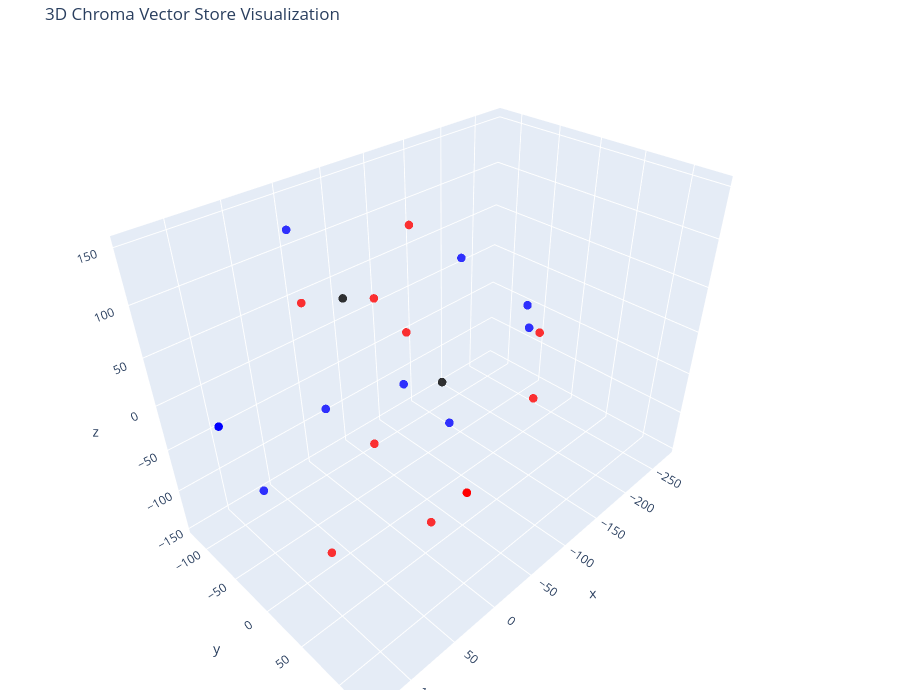

The cell this chart's notebook holds for it:
### Code cell
# Let's try 3D!
tsne = TSNE(n_components=3, random_state=42, perplexity=5)
reduced_vectors = tsne.fit_transform(vectors)

# Create the 3D scatter plot
fig = go.Figure(data=[go.Scatter3d(
    x=reduced_vectors[:, 0],
    y=reduced_vectors[:, 1],
    z=reduced_vectors[:, 2],
    mode='markers',
    marker=dict(size=5, color=colors, opacity=0.8),
    text=[f"Type: {t}<br>Text: {d[:100]}..." for t, d in zip(doc_types, documents)],
    hoverinfo='text'
)])

fig.update_layout(
    title='3D Chroma Vector Store Visualization',
    scene=dict(xaxis_title='x', yaxis_title='y', zaxis_title='z'),
    width=900,
    height=700,
    margin=dict(r=20, b=10, l=10, t=40)
)

fig.show()

### Figure 1 — Plotly figure (JSON) as saved in the notebook; plotly's stock layout.template omitted (floating-point values rounded to 4 significant figures)
{"data": [{"hoverinfo": "text", "marker": {"color": ["blue", "blue", "blue", "blue", "blue", "red", "red", "red", "red", "red", "red", "red", "red", "red", "red", "red", "red", "red", "red", "blue", "blue", "red", "red", "blue", "blue", "blue", "blue", "blue", "blue", "red", "red", "blue", "blue", "black", "black"], "opacity": 0.8, "size": 5}, "mode": "markers", "text": ["Type: up<br>Text: ---\nnext_bar: up\n---\n\n- Китай активно продвигает юань, пока доллар теряет влияние\n- Доллар пытается ...", "Type: up<br>Text: ---\nnext_bar: up\n---...", "Type: up<br>Text: - Доллар достиг 3-летнего минимума на фоне конфликта Трампа и Пауэлла\n- ИИ готов убить человека при ...", "Type: up<br>Text: ---\nnext_bar: up\n---...", "Type: up<br>Text: - Lindsay в третьем квартале 2025 года превзошла ожидания с сильным ростом выручки\n- Reed's Inc на к...", "Type: down<br>Text: ---\nnext_bar: down\n---...", "Type: down<br>Text: - Трамп анонсирует сделку по правам на полезные ископаемые с Конго\n- Фьючерсы на природный газ подор...", "Type: down<br>Text: ---\nnext_bar: down\n---...", "Type: down<br>Text: - Акции BridgeBio растут после сделки по роялти на $300 млн за продажи акорамидиса в Европе\n- Bernst...", "Type: down<br>Text: ---\nnext_bar: down\n---...", "Type: down<br>Text: - EHang заключает партнерство с Reignwood Aviation для расширения операций eVTOL\n- Прогноз Hershey и...", "Type: down<br>Text: ---\nnext_bar: down\n---...", "Type: down<br>Text: - Акции Te Connectivity достигли исторического максимума в $172,31\n- Landsbankinn принимает заявки н...", "Type: down<br>Text: ---\nnext_bar: down\n---...", "Type: down<br>Text: - Eutelsat Communications публикует полугодовые результаты контракта на поддержание ликвидности\n- At...", "Type: down<br>Text: ---\nnext_bar: down\n---...", "Type: down<br>Text: - Рынок акций  Финляндии закрылся падением, OMX Helsinki 25 снизился на 0,49%\n- Рынок акций  Бельгии...", "Type: down<br>Text: ---\nnext_bar: down\n---...", "Type: down<br>Text: - Saba Capital продает акции Blackrock California (BFZ) на сумму $368 704\n- Bosch Group продает 3,3%...", "Type: up<br>Text: ---\nnext_bar: up\n---...", "Type: up<br>Text: - Акции Progyny растут после подтверждения рейтинга \"Покупать\" от BTIG на фоне благоприятных перспек...", "Type: down<br>Text: ---\nnext_bar: down\n---...", "Type: down<br>Text: - Акции Bel Fuse B достигли исторического максимума в $101,76\n- TotalEnergies присоединяется к PJM I...", "Type: up<br>Text: ---\nnext_bar: up\n---...", "Type: up<br>Text: - Deutsche Bank повысил целевую цену акций Avis Budget Group до $196 с $130\n- Tesla растет на фоне р...", "Type: up<br>Text: ---\nnext_bar: up\n---...", "Type: up<br>Text: - FTSE 100 сегодня: индекс снижается, фунт падает до $1,35, данные ВВП разочаровывают\n- Рынок акций ...", "Type: up<br>Text: ---\nnext_bar: up\n---...", "Type: up<br>Text: - Пентагон заключил контракт с Anthropic на разработку ИИ для национальной безопасности на сумму $20...", "Type: down<br>Text: ---\nnext_bar: down\n---...", "Type: down<br>Text: - Компании полупроводникового сектора превзойдут прогнозы по прибыли, считает Oppenheimer\n- Barrick ...", "Type: up<br>Text: ---\nnext_bar: up\n---...", "Type: up<br>Text: - KeyBanc повысил целевую цену акций MasTec до $196 с $171\n- KeyBanc повышает целевую цену акций Dyc...", "Type: current<br>Text: ---\nnext_bar: current\n---...", "Type: current<br>Text: - Jefferies понижает рейтинг Clarivate до \"Держать\", предупреждая о замедлении роста\n- Акции Norther..."], "type": "scatter3d", "x": [-110.2, 130.6, -155.7, 130.6, -19.6, 30.26, -103.8, 30.26, -8.999, 30.26, 79.04, 30.26, -25.1, 30.26, -141.0, 30.26, 4.531, 30.26, -103.9, 130.6, 72.59, 30.26, -19.91, 130.6, 3.132, 130.6, -49.22, 130.6, -98.29, 30.26, -275.5, 130.6, -28.13, -168.4, 66.48], "y": [63.99, -45.58, 32.18, -45.58, -117.3, 129.1, -83.35, 129.1, -122.2, 129.1, 13.33, 129.1, 31.77, 129.1, 54.75, 129.1, -10.31, 129.1, -74.95, -45.58, -103.3, 129.1, -28.6, -45.58, -113.0, -45.58, -28.25, -45.58, -16.21, 129.1, -44.89, -45.58, 64.52, -97.42, 44.82], "z": [75.2, 19.67, 17.79, 19.67, -87.19, -0.6545, -16.46, -0.6545, 41.53, -0.6545, -120.7, -0.6545, -146.2, -0.6545, -45.68, -0.6545, -53.88, -0.6545, 104.7, 19.67, -130.0, -0.6545, 80.85, 19.67, 123.0, 19.67, -24.26, 19.67, -92.59, -0.6545, -77.74, 19.67, 150.1, -120.4, 147.2]}], "layout": {"height": 700, "margin": {"b": 10, "l": 10, "r": 20, "t": 40}, "scene": {"xaxis": {"title": {"text": "x"}}, "yaxis": {"title": {"text": "y"}}, "zaxis": {"title": {"text": "z"}}}, "title": {"text": "3D Chroma Vector Store Visualization"}, "width": 900}}
